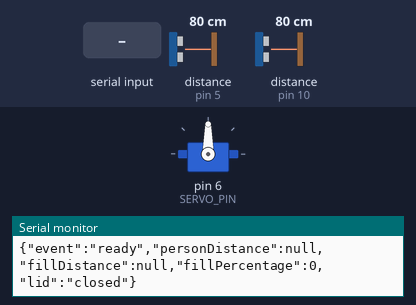
A sketch run on a simulated Arduino Uno, built with avr-gcc and run on an emulated ATmega328P. Shown: servo, the last lines printed to the serial monitor. Wiring (inferred from the names in the program): 2 × ultrasonic range finder: trigger pin 4, echo pin 5 / trigger pin 9, echo pin 10. The test bench sets the inputs (shaded band); at power-on: distance to the obstacle (sensors on pin 10, pin 5) 80 cm. The echo pulse lasts 58.3 µs per cm.

Above: at 2.9 s.
3.0 s: distance to the obstacle (sensor on pin 10) set to 17 cm
4.5 s: distance to the obstacle (sensor on pin 10) set to 13 cm
At 5.7 s:
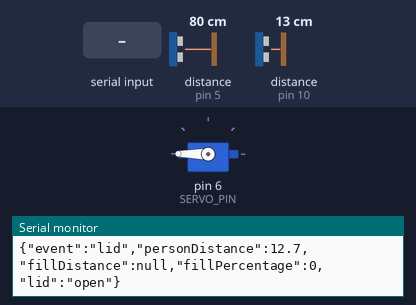
6.0 s: "CLOSE\n" received over Serial
At 7.3 s:
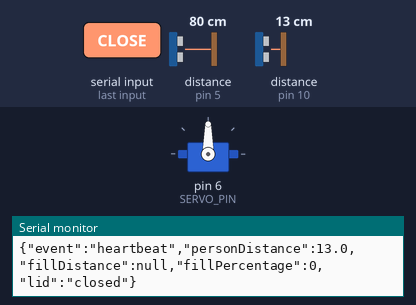
8.1 s: "OPEN\n" received over Serial
At 8.9 s:
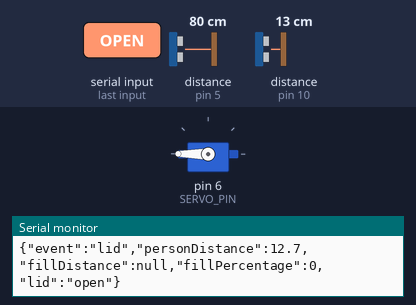
9.6 s: "RESET\n" received over Serial
At 10.1 s:
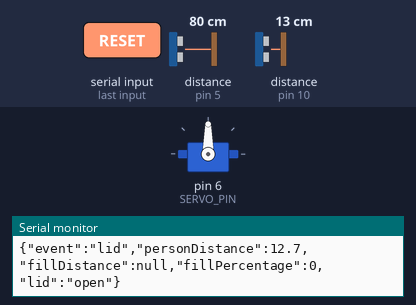
Timing chart, 0 to 12.1 s (numbered marks = the images above; inputs shaded):
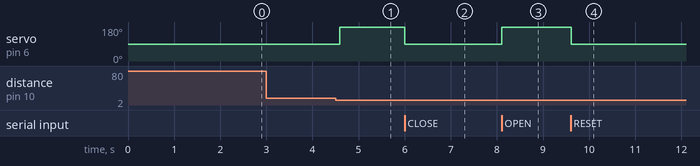

Measured:
- the behaviour switches between 16 and 15 cm on distance to the obstacle (sensor on pin 10) (found by bisection; images 0 and 1)
- after the input at 3.0 s, every drawn part: stays the same
- after the input at 4.5 s, servo on pin 6 (SERVO_PIN): 90° → 180° after 0.09 s
- after the input at 6.0 s, servo on pin 6 (SERVO_PIN): 180° → 90° at once
- after the input at 8.1 s, servo on pin 6 (SERVO_PIN): 90° → 180° at once
- after the input at 9.6 s, servo on pin 6 (SERVO_PIN): 180° → 90° at once

The sketch:

intelibin.ino
```cpp
/*
 * InteliBin - Arduino Uno hardware integration
 * ===========================================
 *
 * Hardware contract:
 *   Person sensor HC-SR04: TRIG D9, ECHO D10
 *   Fill sensor HC-SR04:   TRIG D4, ECHO D5
 *   Servo signal:          D6
 *   USB serial baud:       9600
 *
 * Arduino -> PC protocol: newline-delimited JSON.
 *   {"event":"heartbeat","personDistance":35.2,"fillDistance":8.4,"fillPercentage":74,"lid":"closed"}
 *   {"event":"reading","personDistance":35.2,"fillDistance":8.4,"fillPercentage":74,"lid":"closed"}
 *   {"event":"person","personDistance":12.0,"detected":true,"fillDistance":8.4,"fillPercentage":74,"lid":"open"}
 *   {"event":"lid","personDistance":12.0,"fillDistance":8.4,"fillPercentage":74,"lid":"closed"}
 *
 * PC -> Arduino protocol:
 *   OPEN
 *   CLOSE
 *   RESET
 *
 * Fill readings:
 *   The firmware reads fill once at startup, then once after each lid close.
 *   Each fill reading is the median of 20 HC-SR04 samples.
 */

#include <Servo.h>

const int TRIG_PERSON = 9;
const int ECHO_PERSON = 10;
const int TRIG_FILL   = 4;
const int ECHO_FILL   = 5;
const int SERVO_PIN   = 6;

const int PERSON_THRESHOLD_CM = 15;
const int LID_CLOSED_ANGLE    = 90;
const int LID_OPEN_ANGLE      = 180;

const float EMPTY_DISTANCE_CM = 19.0;
const float FULL_DISTANCE_CM  = 4.0;
const int FILL_SAMPLE_COUNT   = 20;
const int MIN_VALID_SAMPLES   = 12;
const float MAX_SAMPLE_SPREAD_CM = 6.0;
const int MAX_FILL_DROP_PERCENT = 5;
const int EMPTY_DETECT_PERCENT = 10;
const float EMPTY_DETECT_DISTANCE_CM = 18.0;

const unsigned long HEARTBEAT_INTERVAL_MS = 5000UL;   // connection status
const unsigned long LID_OPEN_DURATION_MS  = 5000UL;   // 5 seconds
const unsigned long PERSON_POLL_MS        = 100UL;
const unsigned long FILL_SETTLE_DELAY_MS  = 5000UL;   // wait 5 seconds after closing lid

Servo lidServo;

bool lidIsOpen = false;
bool personInsideZone = false;
bool personCanTrigger = true;
bool binFull = false;

float lastPersonDistance = -1;
float lastFillDistance = -1;
int lastFillPercent = 0;

unsigned long lidCloseAt = 0;
unsigned long lastHeartbeatAt = 0;
unsigned long lastPersonPollAt = 0;
unsigned long fillReadAt = 0;

bool fillReadScheduled = false;

float measureDistance(int trigPin, int echoPin) {
  digitalWrite(trigPin, LOW);
  delayMicroseconds(2);
  digitalWrite(trigPin, HIGH);
  delayMicroseconds(10);
  digitalWrite(trigPin, LOW);

  long duration = pulseIn(echoPin, HIGH, 30000);
  if (duration == 0) return -1;

  return (duration * 0.0343) / 2.0;
}

int distanceToFillPercent(float distanceCm) {
  if (distanceCm < 0) return lastFillPercent;
  int pct = (int)(((EMPTY_DISTANCE_CM - distanceCm) / (EMPTY_DISTANCE_CM - FULL_DISTANCE_CM)) * 100);
  return constrain(pct, 0, 100);
}

bool isValidFillDistance(float distanceCm) {
  return distanceCm > 0 && distanceCm <= EMPTY_DISTANCE_CM;
}

float medianOf(float values[], int size) {
  for (int i = 0; i < size - 1; i++) {
    for (int j = i + 1; j < size; j++) {
      if (values[j] < values[i]) {
        float temp = values[i];
        values[i] = values[j];
        values[j] = temp;
      }
    }
  }

  if (size % 2 == 0) {
    return (values[(size / 2) - 1] + values[size / 2]) / 2.0;
  }

  return values[size / 2];
}

bool readMedianDistance(int trigPin, int echoPin, float* distanceCm) {
  float readings[FILL_SAMPLE_COUNT];
  int validReadings = 0;
  float minDistance = 999;
  float maxDistance = -1;

  for (int i = 0; i < FILL_SAMPLE_COUNT; i++) {
    float distance = measureDistance(trigPin, echoPin);

    if (isValidFillDistance(distance)) {
      readings[validReadings] = distance;
      validReadings++;
      if (distance < minDistance) minDistance = distance;
      if (distance > maxDistance) maxDistance = distance;
    }

    delay(50);
  }

  if (validReadings < MIN_VALID_SAMPLES) {
    return false;
  }

  if ((maxDistance - minDistance) > MAX_SAMPLE_SPREAD_CM) {
    return false;
  }

  *distanceCm = medianOf(readings, validReadings);
  return true;
}

void printNullableDistance(float value) {
  if (value < 0) {
    Serial.print("null");
    return;
  }
  Serial.print(value, 1);
}

void sendStatus(const char* eventName, bool includeDetected, bool detected) {
  Serial.print("{\"event\":\"");
  Serial.print(eventName);
  Serial.print("\",\"personDistance\":");
  printNullableDistance(lastPersonDistance);
  Serial.print(",\"fillDistance\":");
  printNullableDistance(lastFillDistance);
  Serial.print(",\"fillPercentage\":");
  Serial.print(lastFillPercent);
  Serial.print(",\"lid\":\"");
  Serial.print(lidIsOpen ? "open" : "closed");
  Serial.print("\"");
  if (includeDetected) {
    Serial.print(",\"detected\":");
    Serial.print(detected ? "true" : "false");
  }
  Serial.println("}");
}

void openLid(bool timed) {
  if (!lidIsOpen) {
    lidServo.write(LID_OPEN_ANGLE);
    delay(500);
    lidIsOpen = true;
  }

  if (timed) {
    lidCloseAt = millis() + LID_OPEN_DURATION_MS;
  }

  sendStatus("lid", false, false);
}

void scheduleFillRead() {
  fillReadScheduled = true;
  fillReadAt = millis() + FILL_SETTLE_DELAY_MS;
}

void closeLid(bool measureAfterClose) {
  if (lidIsOpen) {
    lidServo.write(LID_CLOSED_ANGLE);
    delay(500);
    lidIsOpen = false;
  }

  lidCloseAt = 0;
  sendStatus("lid", false, false);

  if (measureAfterClose) {
    scheduleFillRead();
  }
}

void resetFillState() {
  lastFillDistance = EMPTY_DISTANCE_CM;
  lastFillPercent = 0;
  binFull = false;
}

void processCommand(String cmd) {
  cmd.trim();
  cmd.toUpperCase();

  if (cmd == "OPEN") {
    openLid(false);
  } else if (cmd == "CLOSE") {
    closeLid(true);
  } else if (cmd == "RESET") {
    closeLid(false);
    resetFillState();
  }
}

void readFillLevel() {
  float medianDistance = -1;

  if (!readMedianDistance(TRIG_FILL, ECHO_FILL, &medianDistance)) {
    sendStatus("reading_error", false, false);
    return;
  }

  int measuredFillPercent = distanceToFillPercent(medianDistance);
  bool emptyDetected = measuredFillPercent <= EMPTY_DETECT_PERCENT && medianDistance >= EMPTY_DETECT_DISTANCE_CM;

  if (emptyDetected) {
    lastFillDistance = medianDistance;
    lastFillPercent = measuredFillPercent;
    binFull = false;
    sendStatus("reading", false, false);
    return;
  }

  if (measuredFillPercent < lastFillPercent - MAX_FILL_DROP_PERCENT) {
    sendStatus("reading_error", false, false);
    return;
  }

  if (measuredFillPercent < lastFillPercent) {
    sendStatus("reading", false, false);
    return;
  }

  lastFillDistance = medianDistance;
  lastFillPercent = measuredFillPercent;
  binFull = lastFillPercent >= 80;

  if (binFull && lidIsOpen) {
    closeLid(false);
  }

  sendStatus("reading", false, false);
}

void pollPersonSensor() {
  lastPersonDistance = measureDistance(TRIG_PERSON, ECHO_PERSON);
  bool detected = lastPersonDistance > 0 && lastPersonDistance <= PERSON_THRESHOLD_CM;

  if (detected && !personInsideZone) {
    personInsideZone = true;
    sendStatus("person", true, true);

    if (personCanTrigger && !binFull) {
      personCanTrigger = false;
      openLid(true);
    }
  }

  if (!detected && personInsideZone) {
    personInsideZone = false;
    personCanTrigger = true;
    sendStatus("person", true, false);
  }
}

void setup() {
  Serial.begin(9600);

  pinMode(TRIG_PERSON, OUTPUT);
  pinMode(ECHO_PERSON, INPUT);
  pinMode(TRIG_FILL, OUTPUT);
  pinMode(ECHO_FILL, INPUT);

  lidServo.attach(SERVO_PIN);
  lidServo.write(LID_CLOSED_ANGLE);
  delay(500);

  readFillLevel();
  lastHeartbeatAt = millis();
  sendStatus("ready", false, false);
}

void loop() {
  if (Serial.available() > 0) {
    String cmd = Serial.readStringUntil('\n');
    processCommand(cmd);
  }

  unsigned long now = millis();

  if (now - lastPersonPollAt >= PERSON_POLL_MS) {
    lastPersonPollAt = now;
    pollPersonSensor();
  }

  if (lidIsOpen && lidCloseAt > 0 && now >= lidCloseAt) {
    closeLid(true);
  }

  if (now - lastHeartbeatAt >= HEARTBEAT_INTERVAL_MS || lastHeartbeatAt == 0) {
    lastHeartbeatAt = now;
    sendStatus("heartbeat", false, false);
  }

  if (fillReadScheduled && now >= fillReadAt) {
    fillReadScheduled = false;
    readFillLevel();
  }
}
```
